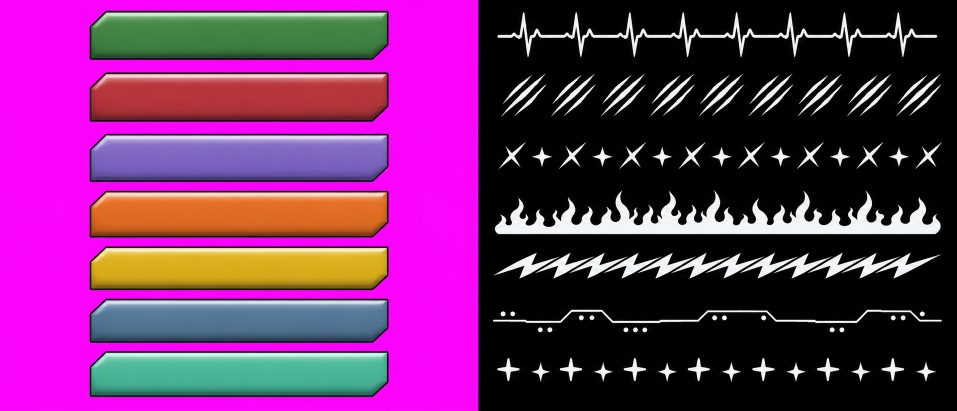
#> input picture claude/preview-set268/S303r51b-gpt-1.png, 1914 x 822 px (shown at 1/2 size)
$ python S303r51b-bake-pills.py
#> lines starting #> are read from the running program, lines starting #| are printed output that depends on the picture
# set 303 r51b: GPT attempt 1 (S303r51b-gpt-1.png) = 7 plain pills on magenta (left) + 7 white pattern strips on black (right).
# Bake each final pill texture at 34:13 (fits "100K", the longest tested value, set 286 r35j):
#   plain pill -> 3-slice in PIL (caps 42 % of height keep the 2-cut chamfers; middle is plain so stretching is safe)
#   strip -> brightness = alpha, window = pill width from the strip's centre, white at PAT alpha,
#   masked by the pill's own alpha shrunk 3 px (pattern fills the whole pill, stays inside the outline; note 232).
import sys
import numpy as np
from PIL import Image, ImageFilter
src = Image.open(sys.argv[1] if len(sys.argv) > 1 else "S303r51b-gpt-1.png").convert("RGB")
#> src is the input picture: PIL image 1914x822 RGB; mean R, G, B 110.7, 44.2, 103
im = np.asarray(src).astype(np.float32)
Hs, Ws = im.shape[:2]
#> Hs = 822; Ws = 1914
names = ["hp", "atk", "multi", "burn", "shock", "armor", "heal"]
OH, OW, PAT = 104, 272, 0.30          # out size 34:13 ×8 · pattern opacity
def bands(mask):
    rows = mask.any(1); out, y = [], 0
    while y < len(rows):
        if rows[y]:
            y0 = y
            while y < len(rows) and rows[y]: y += 1
            if y - y0 > 15: out.append((y0, y))
        y += 1
    return out
# split point = first column that is mostly black
blackcol = ((im.max(2) < 30).mean(0) > 0.6)
xs = int(np.argmax(blackcol))
#> xs = 957
L = im[:, :xs]; R = im[:, xs:]
r, g, b = L[..., 0], L[..., 1], L[..., 2]
a = 1.0 - np.clip(((np.minimum(r, b) - g) - 60.0) / 120.0, 0.0, 1.0)
spill = np.clip(np.minimum(r, b) - g, 0, None) * (1.0 - a)
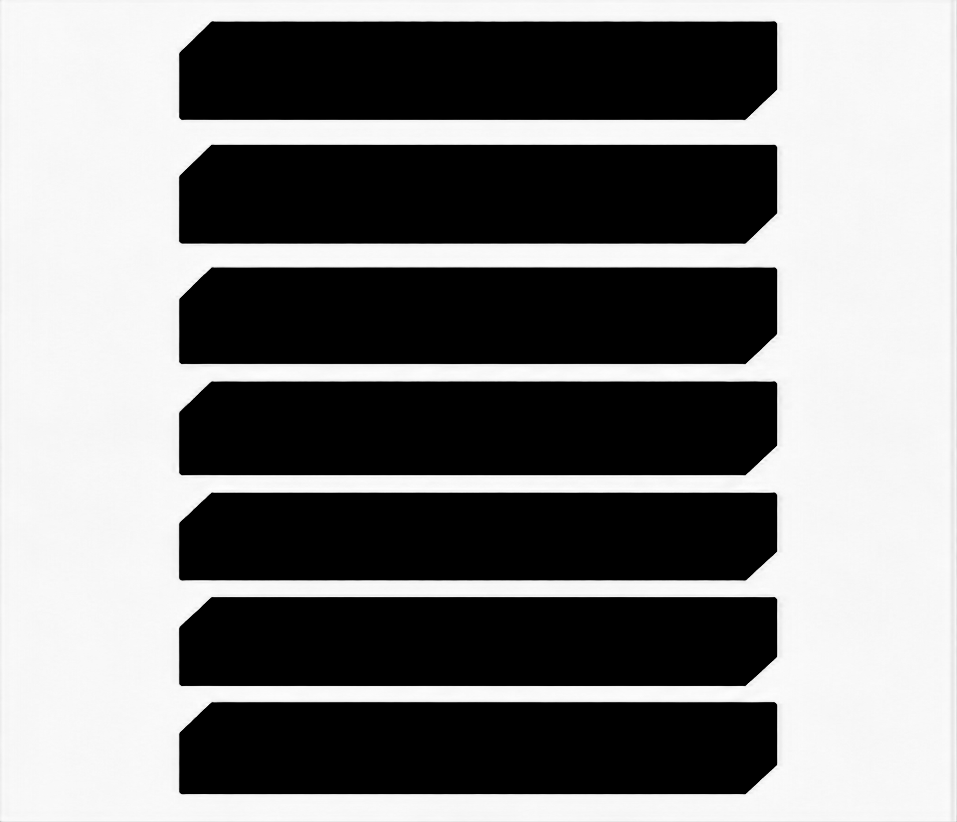
#> spill: shape (822, 957) float32; min 0, max 255, mean 126.1
rgba = np.dstack([np.stack([r - spill, g, b - spill], -1).clip(0, 255), a * 255.0]).astype(np.uint8)
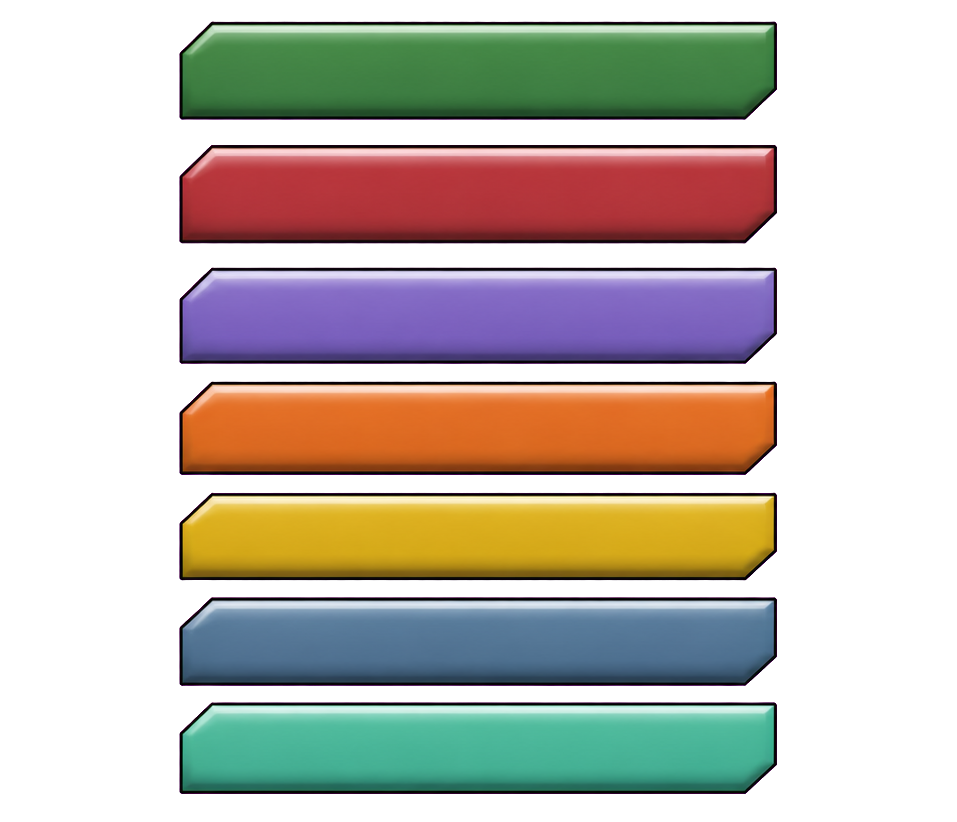
#> rgba: shape (822, 957, 4); mean of channels 0, 1, 2, 3 65.9, 59.2, 50.7, 124.2; transparent parts drawn white
pb = bands(a > 0.5); sb = bands(R.max(2) > 60)
#> the loop in bands, `while y < len(rows):` made 169 passes
#> (y0, y) on passes 23, 48: (22, 121), (145, 244)
#> y0 on passes 73, 91, 109, 126, 142: 268, 382, 493, 597, 702
#> after the loop in bands, `while y < len(rows):`: out = [(22, 120), (145, 243), (268, 364), (382, 475), (493, 580), (597, 686), (702, 794)]; y = 822
#> after `pb = bands(a > 0.5)`: pb has the same summary as out in bands
#> the loop in bands (call 2), `while y < len(rows):` made 368 passes
#> (y0, y) on passes 25, 58: (24, 116), (148, 234)
#> y0 on passes 109, 152, 189, 251, 260, 311: 284, 381, 506, 619, 655, 716
#> after `sb = bands(R.max(2) > 60)`: sb = [(24, 115), (148, 233), (284, 338), (381, 469), (506, 557), (619, 646), (716, 764)]
assert len(pb) == 7 and len(sb) == 7, (pb, sb)
SMAX = max(s1 - s0 for s0, s1 in sb)
#> SMAX = 91
for nm, (y0, y1), (s0, s1) in zip(names, pb, sb):
    cols = np.where((a[y0:y1] > 0.5).any(0))[0]
    p = Image.fromarray(rgba[y0:y1, cols[0]:cols[-1] + 1])
    k = OH / p.height
    p = p.resize((max(1, int(round(p.width * k))), OH), Image.LANCZOS)
    cap = int(round(OH * 0.42))
    out = Image.new("RGBA", (OW, OH))
    out.paste(p.crop((0, 0, cap, OH)), (0, 0))
    out.paste(p.crop((cap, 0, p.width - cap, OH)).resize((OW - 2 * cap, OH), Image.LANCZOS), (cap, 0))
    out.paste(p.crop((p.width - cap, 0, p.width, OH)), (OW - cap, 0))
    # pattern strip: crop rows of the band, scale to the pill height, take a centred window
    sc = np.where((R[s0:s1].max(2) > 60).any(0))[0]
    st = Image.fromarray(R[s0:s1, sc[0]:sc[-1] + 1].astype(np.uint8)).convert("L")
    ks = (OH - 16) / SMAX                                   # one scale for every strip (keeps their own sizes)
    st = st.resize((int(st.width * ks), max(1, int(st.height * ks))), Image.LANCZOS)
    x0 = max(0, (st.width - OW) // 2)
    win = Image.new("L", (OW, OH)); win.paste(st.crop((x0, 0, x0 + OW, st.height)), (0, (OH - st.height) // 2))
    inner = out.getchannel("A").filter(ImageFilter.MinFilter(7))          # 3 px inside the outline
    pa = (np.asarray(win).astype(np.float32) / 255.0) * PAT * (np.asarray(inner).astype(np.float32) / 255.0)
    o = np.asarray(out).astype(np.float32)
    o[..., :3] = o[..., :3] * (1 - pa[..., None]) + 255.0 * pa[..., None]
    Image.fromarray(o.clip(0, 255).astype(np.uint8)).save("S303r51b-pill_%s.png" % nm)
    print(nm, "pill", (y0, y1), "strip", (s0, s1), st.size)
#> this loop made 7 passes
#> (nm, y0, y1, s0, s1, k, x0) on passes 1 to 7: ('hp', 22, 120, 24, 115, 1.06, 289), ('atk', 145, 243, 148, 233, 1.06, 289), ('multi', 268, 364, 284, 338, 1.08, 292), ('burn', 382, 475, 381, 469, 1.12, 294), ('shock', 493, 580, 506, 557, 1.2, 296), ('armor', 597, 686, 619, 646, 1.17, 298), ('heal', 702, 794, 716, 764, 1.13, 288)
#| hp pill (22, 120) strip (24, 115) (850, 88)
#| atk pill (145, 243) strip (148, 233) (850, 82)
#| multi pill (268, 364) strip (284, 338) (856, 52)
#| burn pill (382, 475) strip (381, 469) (861, 85)
#| shock pill (493, 580) strip (506, 557) (865, 49)
#| armor pill (597, 686) strip (619, 646) (868, 26)
#| heal pill (702, 794) strip (716, 764) (849, 46)
#> pass 1, `p = p.resize((max(1, int(round(p.width * k))), OH), Image.LANCZOS)`:
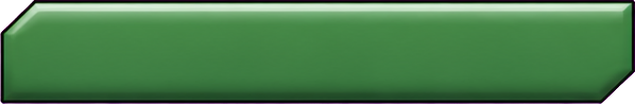
#> p: PIL image 635x104 RGBA; mean R, G, B, A 70.9, 123.2, 73.8, 249.6; transparent parts drawn white
#> pass 1, `st = Image.fromarray(R[s0:s1, sc[0]:sc[-1] + 1].astype(np.uint8)).conv..`:
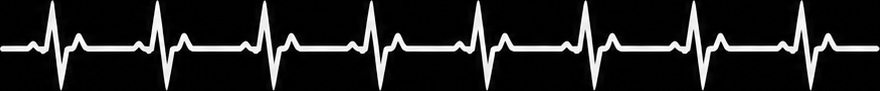
#> st: PIL image 880x91 L; min 0, max 255, mean 32.9
#> after the loop:
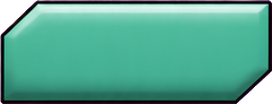
#> out: PIL image 272x104 RGBA; mean R, G, B, A 74.3, 153.8, 133.7, 242; transparent parts drawn white
#> after the loop:
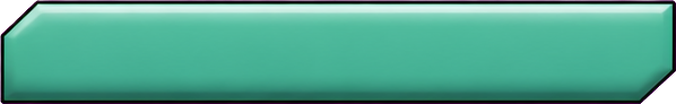
#> p: PIL image 676x104 RGBA; mean R, G, B, A 77.6, 161, 139.6, 249; transparent parts drawn white
#> after the loop:
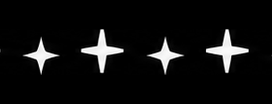
#> win: PIL image 272x104 L; min 0, max 255, mean 14.8
